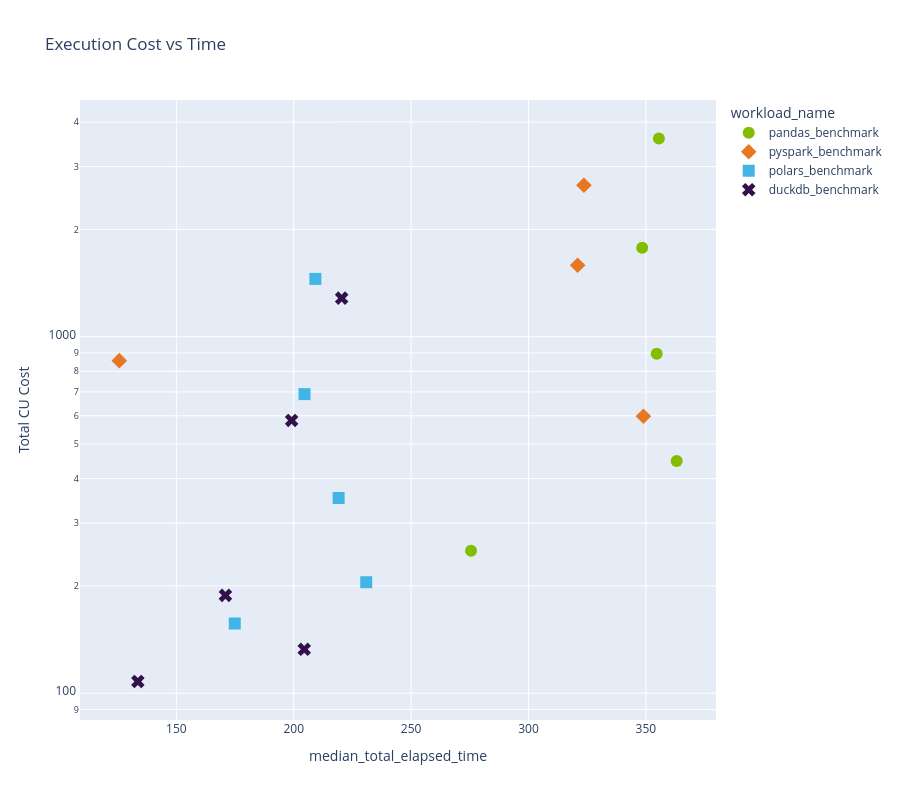

Write notebook code for a chart like this one.
### Code cell
fig = px.scatter(
    elapsed_time_cost,
    x="median_total_elapsed_time",
    y="total_cu_cost",
    log_y=True,
    color="workload_name",
    symbol="workload_name",
    title="Execution Cost vs Time",
    labels={
        "median_total_time": "Median Time (s)",
        "total_cu_cost": "Total CU Cost"
    },
    category_orders={
        "workload_name": ["pandas_benchmark", "pyspark_benchmark", "polars_benchmark", "duckdb_benchmark"]
    }
)

fig.update_traces(marker=dict(size=12))  # default is 6

fig.show()

### Figure 1 — Plotly figure (JSON) as saved in the notebook; plotly's stock layout.template omitted (floating-point values rounded to 4 significant figures)
{"data": [{"hovertemplate": "workload_name=pandas_benchmark<br>median_total_elapsed_time=%{x}<br>Total CU Cost=%{y}<extra></extra>", "legendgroup": "pandas_benchmark", "marker": {"color": "#84BD00", "size": 12, "symbol": "circle"}, "mode": "markers", "name": "pandas_benchmark", "orientation": "v", "showlegend": true, "type": "scatter", "x": [275.5, 363.1, 354.6, 348.4, 355.5], "xaxis": "x", "y": [250.8, 448.2, 896.2, 1777.0, 3597.0], "yaxis": "y"}, {"hovertemplate": "workload_name=pyspark_benchmark<br>median_total_elapsed_time=%{x}<br>Total CU Cost=%{y}<extra></extra>", "legendgroup": "pyspark_benchmark", "marker": {"color": "#E87722", "size": 12, "symbol": "diamond"}, "mode": "markers", "name": "pyspark_benchmark", "orientation": "v", "showlegend": true, "type": "scatter", "x": [349.0, 125.7, 320.9, 323.6], "xaxis": "x", "y": [598.5, 856.7, 1586.0, 2661.0], "yaxis": "y"}, {"hovertemplate": "workload_name=polars_benchmark<br>median_total_elapsed_time=%{x}<br>Total CU Cost=%{y}<extra></extra>", "legendgroup": "polars_benchmark", "marker": {"color": "#41B6E6", "size": 12, "symbol": "square"}, "mode": "markers", "name": "polars_benchmark", "orientation": "v", "showlegend": true, "type": "scatter", "x": [174.9, 230.9, 219.1, 204.6, 209.2], "xaxis": "x", "y": [156.9, 204.8, 352.8, 690.2, 1453.0], "yaxis": "y"}, {"hovertemplate": "workload_name=duckdb_benchmark<br>median_total_elapsed_time=%{x}<br>Total CU Cost=%{y}<extra></extra>", "legendgroup": "duckdb_benchmark", "marker": {"color": "#31114A", "size": 12, "symbol": "x"}, "mode": "markers", "name": "duckdb_benchmark", "orientation": "v", "showlegend": true, "type": "scatter", "x": [133.6, 204.5, 170.9, 199.1, 220.4], "xaxis": "x", "y": [107.9, 132.8, 188.1, 582.4, 1283.0], "yaxis": "y"}], "layout": {"height": 800, "legend": {"title": {"text": "workload_name"}, "tracegroupgap": 0}, "title": {"text": "Execution Cost vs Time"}, "xaxis": {"anchor": "y", "domain": [0, 1], "title": {"text": "median_total_elapsed_time"}}, "yaxis": {"anchor": "x", "domain": [0, 1], "title": {"text": "Total CU Cost"}, "type": "log"}}}
